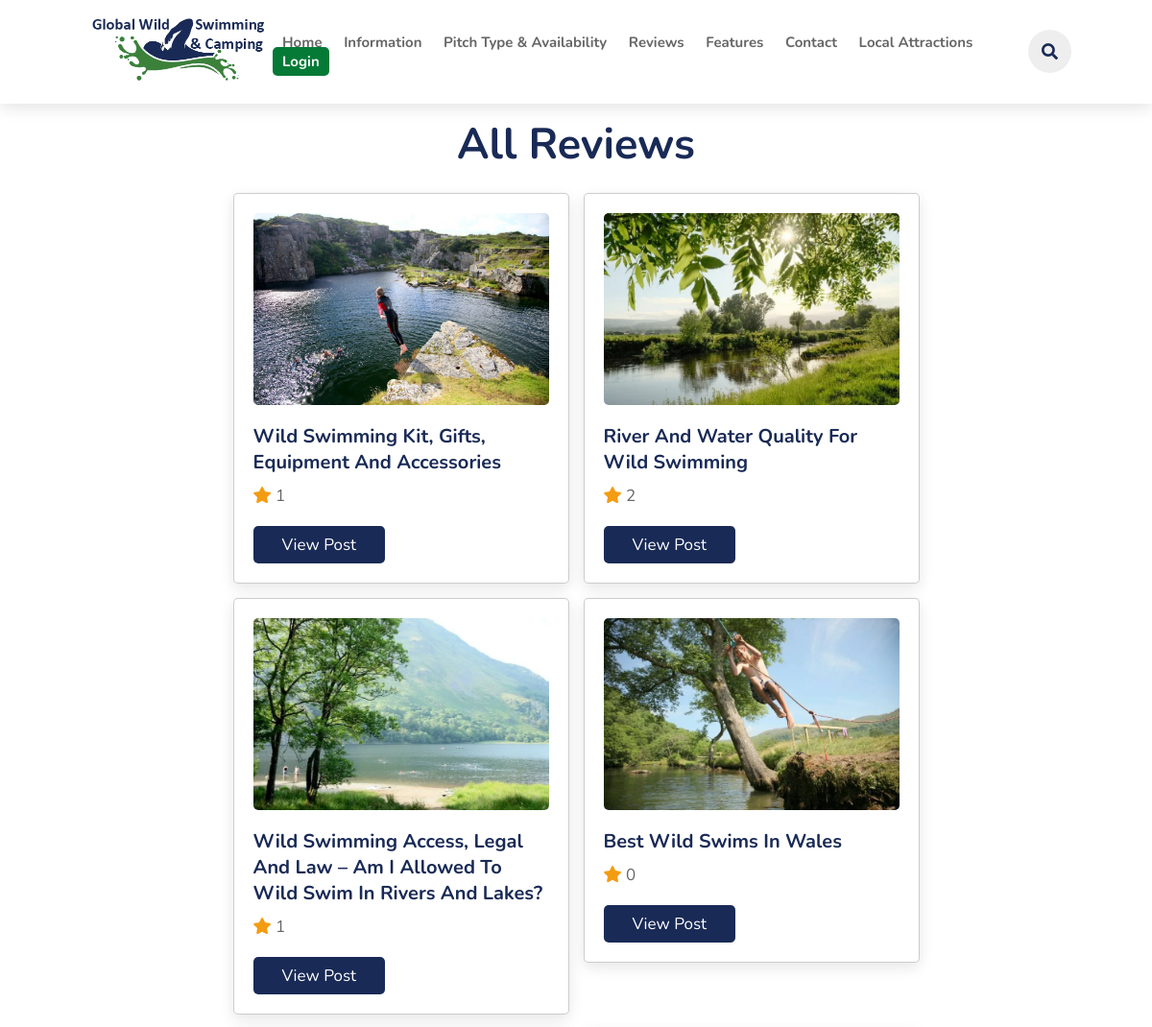
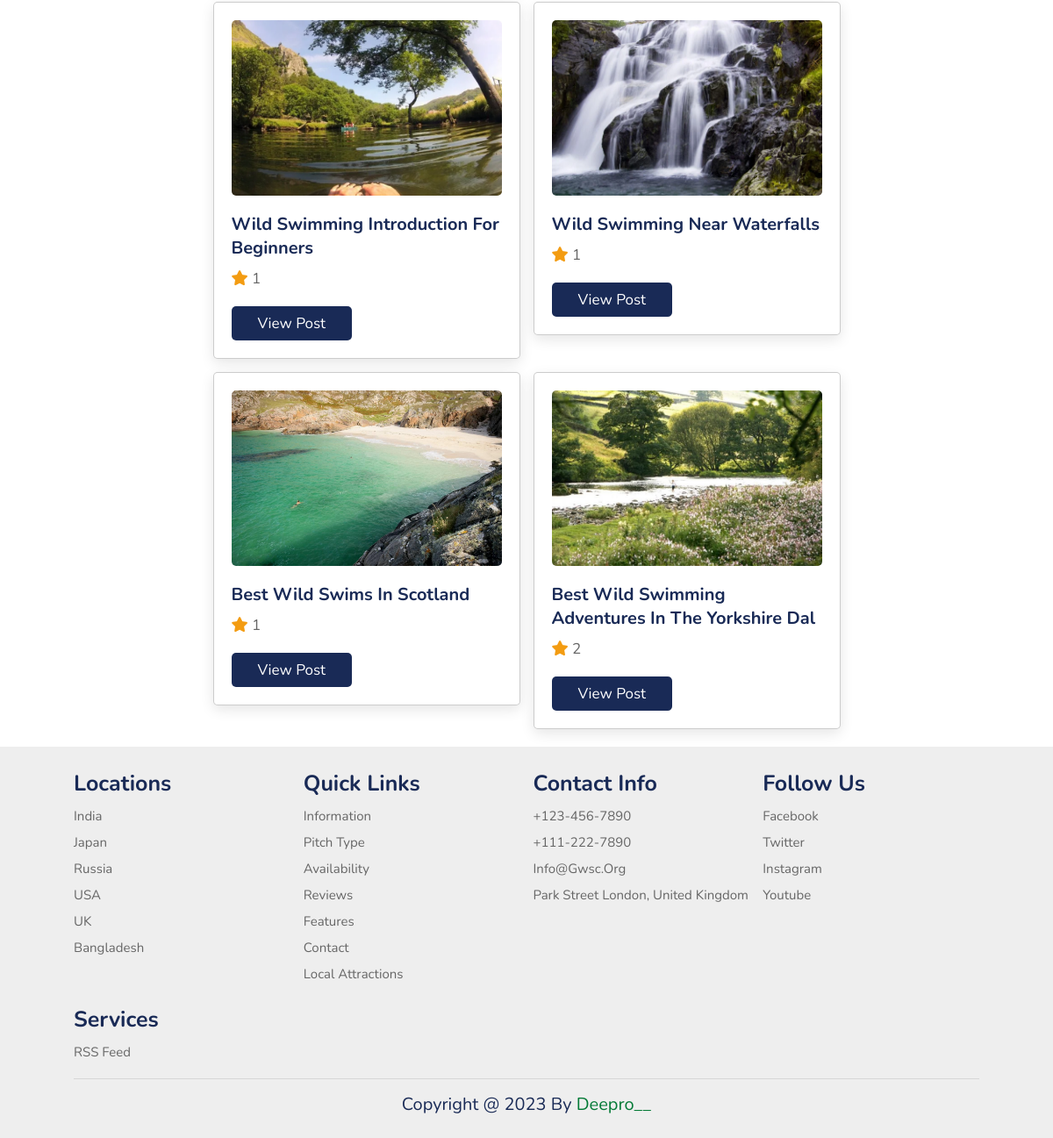
/review.php, run on the app's committed database (2 pictures, top to bottom).
### tables this page shows
CREATE TABLE `posts` (
  `id` varchar(20) NOT NULL,
  `title` varchar(200) NOT NULL,
  `image` varchar(30) NOT NULL
);

### review.php (the view, shortened to what this page needs)
<?php
include 'components/config.php';
?>
<!DOCTYPE html>
<html lang="en">
<head>
    <link rel="stylesheet" href="https://cdn.jsdelivr.net/npm/swiper@8/swiper-bundle.min.css" />
    <link rel="stylesheet" href="https://cdnjs.cloudflare.com/ajax/libs/font-awesome/5.15.3/css/all.min.css" />
    <link rel="stylesheet" href="css/style.css">
</head>
<body>
    <?php include 'components/header.php'; ?>
    <section>
        <div class="all-posts">
            <div class="heading">
                <h1>All Reviews</h1>
            </div>
            <div class="box-container">
                <?php
                $select_posts = $conn->prepare("SELECT * FROM `posts`");
                $select_posts->execute();
                if ($select_posts->rowCount() > 0) {
                    while ($fetch_post = $select_posts->fetch(PDO::FETCH_ASSOC)) {
                        $post_id = $fetch_post['id'];
                        $count_reviews = $conn->prepare("SELECT * FROM `reviews` WHERE post_id = ?");
                        $count_reviews->execute([$post_id]);
                        $total_reviews = $count_reviews->rowCount();
                ?>
                        <div class="box">
                            <img src="uploaded_files_posts/<?= $fetch_post['image']; ?>" alt="" class="image">
                            <h3 class="title"><?= $fetch_post['title']; ?></h3>
                            <p class="total-reviews"><i class="fas fa-star"></i> <span><?= $total_reviews; ?></span></p>
                            <a href="view_review_post.php?get_id=<?= $post_id; ?>" class="btn">view post</a>
                        </div>
                <?php
                    }
                } else {
                    echo '<p class="empty">no posts added yet!</p>';
                }
                ?>
            </div>
    </section>
    <?php include 'components/footer.php'; ?>
</body>
</html>

### css/style.css (style rules this page uses)
:root { --green: #047a36; --black: #192a56; --red: #eb4d4b; --orange: #f39c12; --light-color: #666; --gray-color: #c9c6c6; --box-shadow: 0 .5rem 1.5rem rgba(0, 0, 0, .1); --green-gradient: rgb(6, 129, 57); --white: #fff; --border: .1rem solid rgba(0, 0, 0, .2); }
* { font-family: 'Nunito', sans-serif; margin: 0; padding: 0; box-sizing: border-box; text-decoration: none; outline: none; border: none; text-transform: capitalize; transition: all .2s linear; }
html { font-size: 62.5%; overflow-x: hidden; scroll-padding-top: 5.5rem; scroll-behavior: smooth; }
section { padding: 2rem 7%; }
.heading { text-align: center; color: var(--black); font-size: 3rem; padding-bottom: 2rem; text-transform: uppercase; }
.btn { margin-top: 1rem; display: inline-block; font-size: 1.7rem; color: #fff; background: var(--black); border-radius: .5rem; cursor: pointer; padding: .8rem 3rem; }
.all-posts .box-container { display: grid; grid-template-columns: repeat(auto-fit, 35rem); gap: 1.5rem; align-items: flex-start; justify-content: center; }
.all-posts .box-container .box { background-color: var(--white); box-shadow: var(--box-shadow); border-radius: .5rem; padding: 2rem; border: var(--border); overflow-x: hidden; }
.all-posts .box-container .box .image { width: 100%; height: 20rem; border-radius: .5rem; object-fit: cover; margin-bottom: 1.5rem; }
section .all-posts { padding-top: 10rem; }
.all-posts .box-container .box .title { font-size: 2rem; color: var(--black); text-overflow: ellipsis; overflow-x: hidden; }
.all-posts .box-container .box .total-reviews { font-size: 1.7rem; padding: 1rem 0; }
.all-posts .box-container .box .total-reviews i { color: var(--orange); }
.all-posts .box-container .box .total-reviews span { color: var(--light-color); }

### data on the page
posts: image (picture), title "Wild Swimming Kit, Gifts, Equipment And Accessories", total_reviews "1"
posts: image (picture), title "River And Water Quality For Wild Swimming", total_reviews "2"
posts: image (picture), title "Wild Swimming Access, Legal And Law – Am I Allowed To Wild Swim In Rivers And Lakes?", total_reviews "1"
posts: image (picture), title "Best Wild Swims In Wales", total_reviews "0"
posts: image (picture), title "Wild Swimming Introduction For Beginners", total_reviews "1"
posts: image (picture), title "Wild Swimming Near Waterfalls", total_reviews "1"
posts: image (picture), title "Best Wild Swims In Scotland", total_reviews "1"
posts: image (picture), title "Best Wild Swimming Adventures In The Yorkshire Dal", total_reviews "2"
